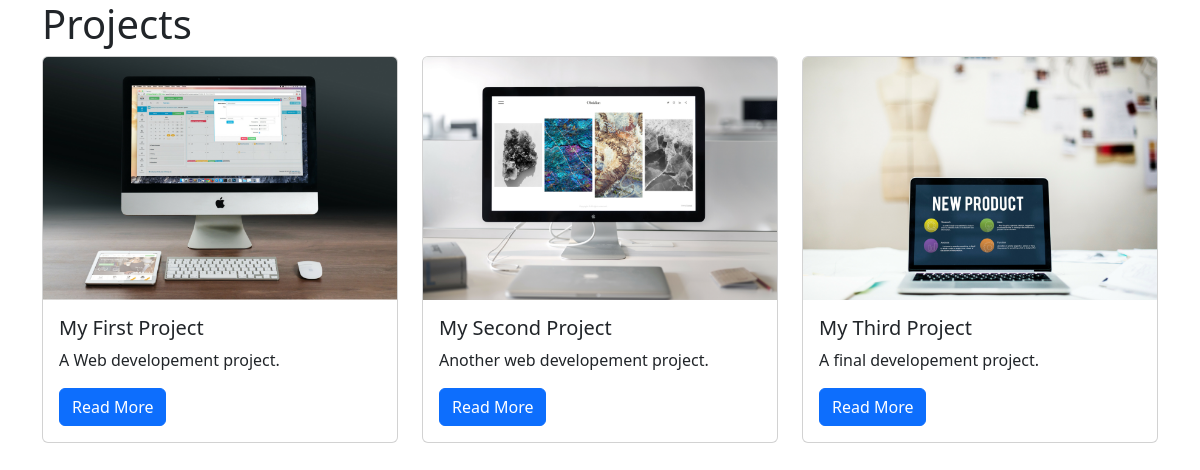
/projects/, run on the app's committed database.
### projects/models.py (models this page shows)
class Project(models.Model):
    title = models.CharField(max_length=100)
    description = models.TextField()
    technology = models.CharField(max_length=20)
    image = models.FileField(upload_to="project_images/", blank=True)

### projects/views.py (the view)
# urls.py: path("",views.project_index, name="project_index"),
def project_index(request):
    projects = Project.objects.all()
    context = {
        "projects":projects
    }
    return render(request, "projects/project_index.html",context)

### projects/templates/projects/project_index.html
{% extends "base.html" %}
{% block page_content %}
<h1>Projects</h1>
<div class="row">
    {% for project in projects %}
    <div class="col-md-4">
        <div class="card mb-2">
            {% if project.image %}
                <img class="card-img-top" src="{{ project.image.url }}">
            {% endif %}
            <div class="card-body">
                <h5 class="card-title">{{ project.title }}</h5>
                <p class="card-text">{{ project.description }}</p>
                <a href="{% url 'project_detail' project.pk %}" class="btn btn-primary">Read More</a>
            </div>
        </div>
    </div>
    {% endfor %}
</div>
{% endblock %}

### templates/base.html (shortened to what this page needs)
<!DOCTYPE html>
<html lang="en">
<head>
    <link rel="stylesheet" href="https://cdn.jsdelivr.net/npm/bootstrap@5.3.1/dist/css/bootstrap.min.css">
</head>
<body class="container">
    {% block page_content %}{% endblock page_content %}
</body>
</html>

### data on the page
Project: image (picture), title "My First Project", description "A Web developement project."
Project: image (picture), title "My Second Project", description "Another web developement project."
Project: image (picture), title "My Third Project", description "A final developement project."
